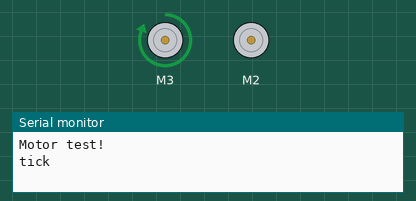
Recording of a sketch running on a simulated Arduino Uno, built with avr-gcc and run on an emulated ATmega328P. Shown: 2 × DC motor (green arrow = forward, orange = backward, longer = faster), the last lines printed to the serial monitor.

Above: at 1.0 s.
At 8.0 s:
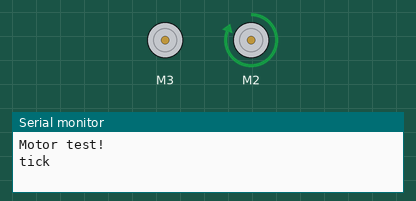
At 12.5 s:
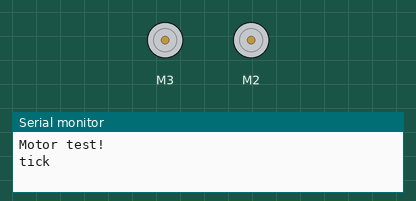
At 17.0 s:
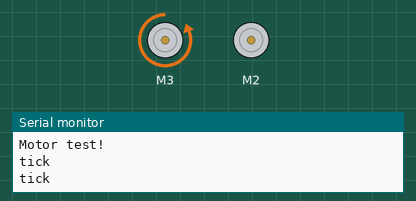
Timing chart, 0 to 18.2 s (numbered marks = the images above):
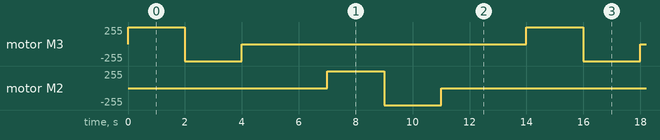

The sketch:

CarMotorsTest.ino
```cpp
#include <AFMotor.h>

AF_DCMotor rot(2);
AF_DCMotor mot(3);

void setup() {
  Serial.begin(9600);
  Serial.println("Motor test!");

  mot.setSpeed(255);
  mot.run(RELEASE);

  rot.setSpeed(255);
  rot.run(RELEASE);
}

void loop() {
  Serial.println("tick");

  mot.run(FORWARD);
  delay(2000);
  mot.run(BACKWARD);
  delay(2000);
  mot.run(RELEASE);

  delay(3000);

  rot.run(FORWARD);
  delay(2000);
  rot.run(BACKWARD);
  delay(2000);
  rot.run(RELEASE);

  delay(3000);
}
```

Measured:
- by itself, motor M3, motor M2: repeats every 14.0 s: backward 255/255 2.0 s, stopped 10.0 s, forward 255/255 2.0 s
